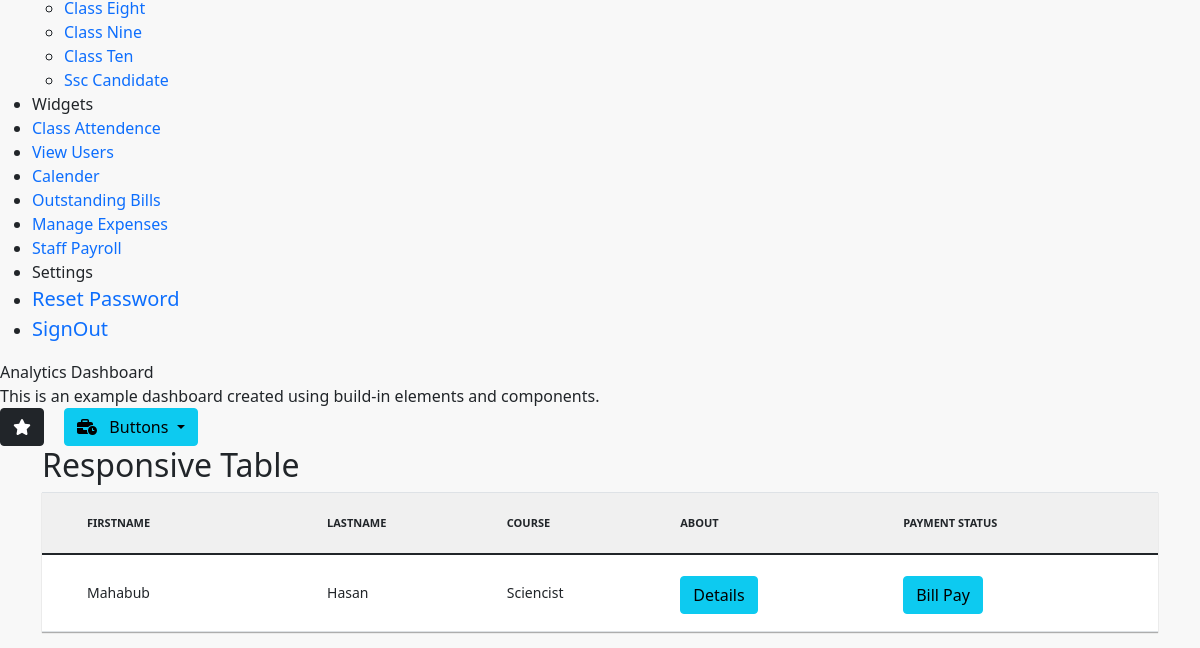
Before: /staff_manager/ (lower part) with the older database file.
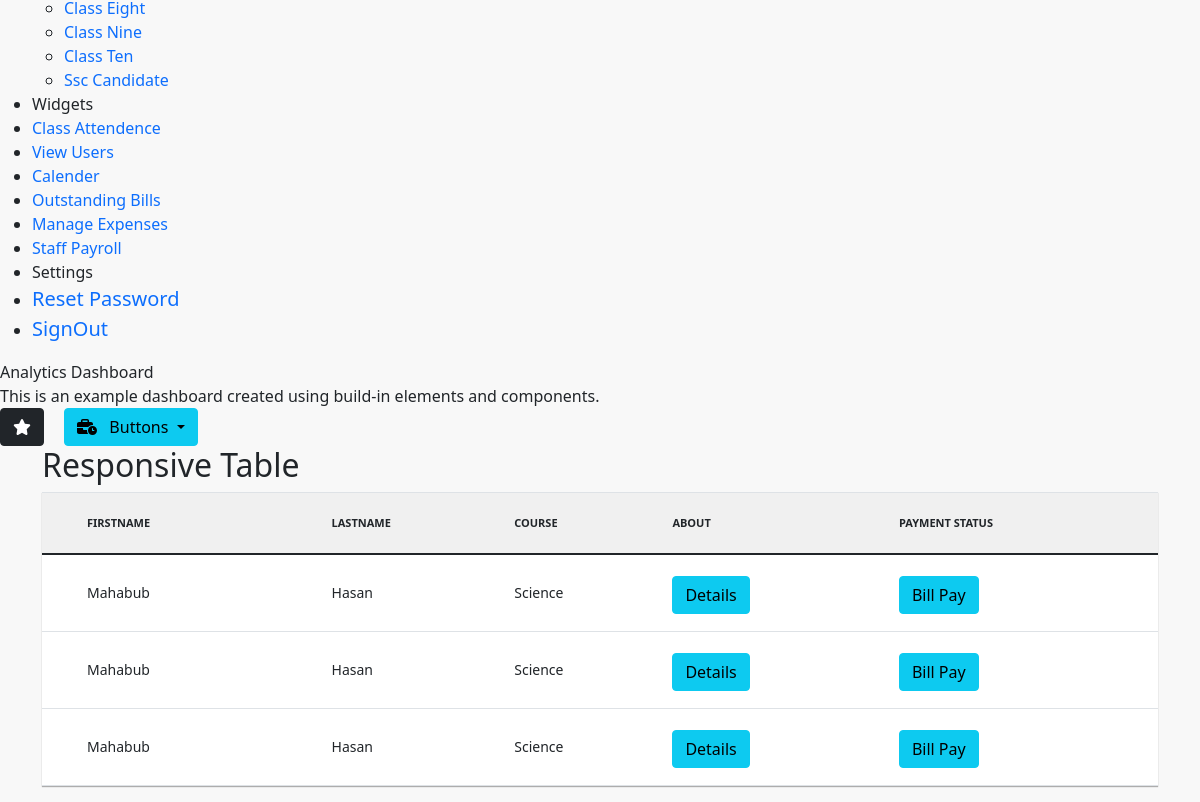
After: the same page with the newer database file.
### app/models.py (models this page shows)
class StaffRegisterForm(models.Model):
    subject_choice = (("Bangla", "Bangla"), ("English", "English"),
                      ("Math", "Math"), ("ICT", "ICT"), ("Physics", "Physics"), ("Chemistry", "Chemistry"), ("Higher Math", "Higher Math"), ('Accounting', 'Accounting'), ('Finance & Banking', 'Finance & Banking'), ('General Science', 'General Science'), ('Bussiness Studies', 'Bussiness Studies'), ('Economics', 'Economics'), ('History', 'History'), ('Ethics', 'Ethics'), ('Others', 'Others'),)
    course_choice = (("Science", "Science"), ("Commerce", "Commerce"),
                     ("Arts", "Arts"), ('Others', 'Others'),)
    blood_group = (('A+', 'A+'), ('A-', 'A-'), ('B+', 'B+'), ('B-', 'B-'), ('AB+',
                   'AB+'), ('AB-', 'AB-'), ('O+', 'O+'), ('O-', 'O-'), ('Others', 'Others'),)
    religion_group = (('Islam', 'Islam'), ('Christan', 'Chirstan'),
                      ('Hindu', 'Hindu'), ('Buddho', 'Buddho'), ('Others', 'Others'),)
    first_name = models.CharField(max_length=100)
    last_name = models.CharField(max_length=100)
    father_name = models.CharField(max_length=100)
    mother_name = models.CharField(max_length=100)
    subject_choice = models.CharField(
        max_length=100, choices=subject_choice, default='Chemistry')
    date_of_birth = models.DateTimeField(max_length=10)
    gender = models.CharField(max_length=20, choices=(
        ("male", "male"), ("female", "female")), default='male')
    course = models.CharField(
        max_length=100, choices=course_choice, default='Science')
    section = models.CharField(max_length=100, choices=(
        ("Morning", "Morning"), ("Afternoon", "Afternoon"), ("Evening", "Evening")), default='Morning')
    phone_number = models.IntegerField()
    blood_group = models.CharField(
        max_length=10, choices=blood_group, default='A+')
    religion = models.CharField(
        max_length=50, choices=religion_group, default='Islam')
    """ profile_img = models.ImageField(upload_to='assets/images') """
    def __str__(self):
        return self.first_name+' '+self.last_name

### app/views.py (the view)
# urls.py: path('staff_manager/', views.Staff_Manager, name='staff_manager'),
def Staff_Manager(request):
    staffs = StaffRegisterForm.objects.all()
    context = {'staffs': staffs}
    print(context)
    return render(request, 'staffmanager.html', {'staffs': staffs})

### app/templates/staffmanager.html
{% extends 'base.html' %} {% load static %}{% block css %}
<link rel="stylesheet" href="{% static 'css/studentmanager.css' %}" />
{% endblock css %} {% block content %} {% include 'navbardashboard.html' %}
<div class="container">
  <h2>Responsive Table</h2>
  <table class="table">
    <thead>
      <tr>
        <th>Firstname</th>
        <th>Lastname</th>
        <th>Course</th>
        <th>About</th>
        <th>Payment Status</th>
      </tr>
    </thead>
    <tbody>
      {% if staffs %} {% for st in staffs %}
      <tr>
        <td data-label="first-name">{{st.first_name}}</td>
        <td data-label="last-name">{{st.last_name}}</td>
        <td data-label="email">{{st.course}}</td>
        <td data-label="email">
          <button type="button" class="btn btn-info">Details</button>
        </td>
        <td data-label="email">
          <a href="{% url 'student_payment' %}"><button type="button" class="btn btn-info">Bill Pay</button></a>
        </td>
      </tr>
      {% endfor %} {% endif %}
    </tbody>
  </table>
</div>
{% endblock content %}

Changed rows visible on the page:
removed StaffRegisterForm: first_name "Mahabub", last_name "Hasan", course "Sciencist"
added StaffRegisterForm: first_name "Mahabub", last_name "Hasan", course "Science"
added StaffRegisterForm: first_name "Mahabub", last_name "Hasan", course "Science"
added StaffRegisterForm: first_name "Mahabub", last_name "Hasan", course "Science"
